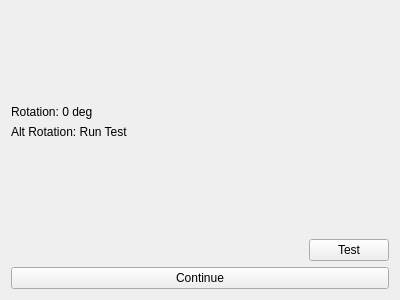
<?xml version="1.0" encoding="UTF-8"?>
<ui version="4.0">
 <class>DicedChip_CrossAlignForm</class>
 <widget class="QWidget" name="DicedChip_CrossAlignForm">
  <property name="geometry">
   <rect>
    <x>0</x>
    <y>0</y>
    <width>400</width>
    <height>300</height>
   </rect>
  </property>
  <property name="sizePolicy">
   <sizepolicy hsizetype="Fixed" vsizetype="Preferred">
    <horstretch>0</horstretch>
    <verstretch>0</verstretch>
   </sizepolicy>
  </property>
  <property name="minimumSize">
   <size>
    <width>400</width>
    <height>0</height>
   </size>
  </property>
  <property name="windowTitle">
   <string>Form</string>
  </property>
  <layout class="QVBoxLayout" name="verticalLayout">
   <item>
    <spacer name="verticalSpacer">
     <property name="orientation">
      <enum>Qt::Vertical</enum>
     </property>
     <property name="sizeHint" stdset="0">
      <size>
       <width>20</width>
       <height>40</height>
      </size>
     </property>
    </spacer>
   </item>
   <item>
    <widget class="QLabel" name="rotationLabel">
     <property name="text">
      <string>Rotation: 0 deg</string>
     </property>
    </widget>
   </item>
   <item>
    <widget class="QLabel" name="testRotationLabel">
     <property name="text">
      <string>Alt Rotation: Run Test</string>
     </property>
    </widget>
   </item>
   <item>
    <spacer name="verticalSpacer_2">
     <property name="orientation">
      <enum>Qt::Vertical</enum>
     </property>
     <property name="sizeHint" stdset="0">
      <size>
       <width>20</width>
       <height>40</height>
      </size>
     </property>
    </spacer>
   </item>
   <item>
    <layout class="QHBoxLayout" name="horizontalLayout">
     <item>
      <spacer name="horizontalSpacer">
       <property name="orientation">
        <enum>Qt::Horizontal</enum>
       </property>
       <property name="sizeHint" stdset="0">
        <size>
         <width>40</width>
         <height>20</height>
        </size>
       </property>
      </spacer>
     </item>
     <item>
      <widget class="QPushButton" name="testPushButton">
       <property name="text">
        <string>Test</string>
       </property>
      </widget>
     </item>
    </layout>
   </item>
   <item>
    <widget class="QPushButton" name="continuePushButton">
     <property name="text">
      <string>Continue</string>
     </property>
    </widget>
   </item>
  </layout>
 </widget>
 <resources/>
 <connections/>
</ui>
